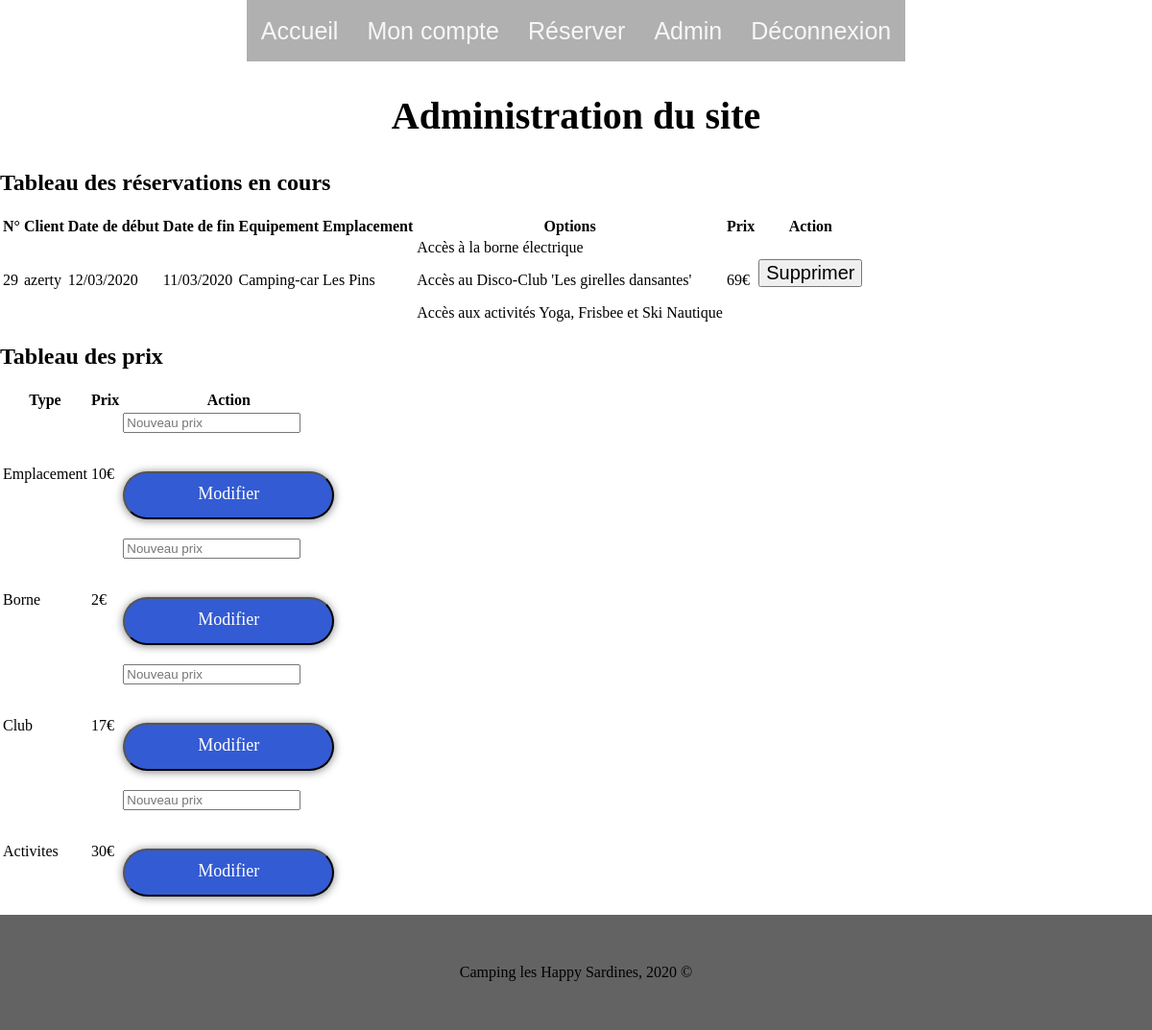
Page /admin.php (signed in) on the committed database.
### tables this page shows
CREATE TABLE IF NOT EXISTS `reservations` (
  `id` int(11) NOT NULL AUTO_INCREMENT,
  `debut` date NOT NULL,
  `fin` date NOT NULL,
  `nb_jours` int(11) NOT NULL,
  `id_utilisateur` int(11) NOT NULL,
  `id_emplacement` int(11) NOT NULL,
  `id_equipement` int(11) NOT NULL,
  `id_borne` int(11) NOT NULL,
  `id_club` int(11) NOT NULL,
  `id_activites` int(11) NOT NULL,
  `prix` int(11) NOT NULL,
  PRIMARY KEY (`id`)
);

CREATE TABLE IF NOT EXISTS `equipements` (
  `id` int(11) NOT NULL AUTO_INCREMENT,
  `nom` varchar(255) NOT NULL,
  `nb_emplacements` int(11) NOT NULL,
  PRIMARY KEY (`id`)
);

CREATE TABLE IF NOT EXISTS `emplacements` (
  `id` int(11) NOT NULL AUTO_INCREMENT,
  `nom` varchar(255) NOT NULL,
  PRIMARY KEY (`id`)
);

CREATE TABLE IF NOT EXISTS `prix` (
  `id` int(11) NOT NULL AUTO_INCREMENT,
  `nom` varchar(255) NOT NULL,
  `prix` int(11) NOT NULL,
  PRIMARY KEY (`id`)
);

### class/user.php (called while the page is built, shortened)
<?php
class user extends bdd{
    private $id = NULL;
    public function isConnected(){
        if ($this->id != null) {
            return true;
        } else {
            return false;
        }
    }
}
?>

### class/bdd.php (called while the page is built, shortened)
<?php
class bdd
{
    protected $connexion = "";
    private $result=[];
    public function connect()
    {
        $connect = mysqli_connect('localhost', 'root', '','camping');
        $this->connexion = $connect;
    }
    public function execute($query)
    {
            $execute=mysqli_query($this->connexion, $query);
            if(is_bool($execute))
            {
                $this->result=$execute;
            }
            else
            {
                $this->result=mysqli_fetch_all($execute);
            }
            return $this->result;
    }
}
?>

### admin.php (the view, shortened to what this page needs)
<?php
require 'class/bdd.php';
require 'class/user.php';
require 'class/reservation.php';
?>
<html>
<head>
        <link rel="stylesheet" href="css/style.css">
</head>
<body>
<?php require 'header.php'?>
<main>
<section>
    <h1> Administration du site </h1>
<?php
$reservations=$_SESSION['bdd']->execute("SELECT * FROM reservations INNER JOIN utilisateurs ON reservations.id_utilisateur = utilisateurs.id WHERE `fin`> CURDATE()");
?>
<h2>Tableau des réservations en cours</h2>
<table>
<thead>
    <tr>
        <th>N°</th>
        <th>Client</th>
        <th>Date de début</th>
        <th>Date de fin</th>
        <th>Equipement</th>
        <th>Emplacement</th>
        <th>Options</th>
        <th>Prix</th>
        <th>Action</th>
    </tr>
</thead>
<tbody>
<?php
for($i=0;$i<count($reservations);$i++)
{
    $id_reservation[$i]=$reservations[$i][0];
    $login_reservation[$i]=$reservations[$i][12];
    $reservation[$i]=new reservation();
    $reservation[$i]->setDate($reservations[$i][1],$reservations[$i][2]);
    $reservation[$i]->setEmplacement($reservations[$i][5]);
    $reservation[$i]->setEquipement($reservations[$i][6]);
    $reservation[$i]->setNbEmplacements();
    $reservation[$i]->setOptions($reservations[$i][7],$reservations[$i][8],$reservations[$i][9]);
    $reservation[$i]->setPrix($reservations[$i][10]);
?>
    <tr>
    <td><?php echo $id_reservation[$i] ?> </td>
    <td><?php echo $login_reservation[$i]; ?> </td>
    <td><?php echo $reservation[$i]->getDateDepart("str"); ?> </td>
    <td><?php echo $reservation[$i]->getDateArrivee("str"); ?> </td>
    <td><?php echo $reservation[$i]->getEquipement("str"); ?> </td>
    <td><?php echo $reservation[$i]->getEmplacement("str"); ?> </td>
    <td><?php echo $reservation[$i]->getBorne("str").$reservation[$i]->getClub("str").$reservation[$i]->getActivites("str") ?> </td>
    <td><?php echo $reservation[$i]->getPrix("str")."€"; ?> </td>
    <td>
    <form method="post" action="admin.php" id="suppression">
    <button type="submit" id="submit" name="resat" value ="<?php echo $id_reservation[$i];?>">Supprimer</button></form>
    </td>
    </tr>
<?php
}
?>
</tbody>
</table>
<h2>Tableau des prix</h2>
<?php
$price=$_SESSION['bdd']->execute("SELECT prix,nom,id FROM prix");
?>
<table>
<thead>
    <tr>
        <th>Type</th>
        <th>Prix</th>
        <th>Action</th>
    </tr>
</thead>
<tbody>
<?php
foreach($price as $price3)
{
?>
    <tr>
    <td><?php echo $price3[1] ; ?> </td>
    <td><?php echo $price3[0].'€'; ?> </td>
    <td>
    <form method="post" action="admin.php" id="modifier">
    <input type="text" placeholder="Nouveau prix" name="<?php echo $price3[2] ;?>" value ="">
    <input type="submit" id="submit" name="price<?php echo $price3[2];?>" value="Modifier"/>
    </form>
    </td>
    </tr>
    <?php
}
    ?>
    </tbody>
    </table>
</section>
</main>
<?php require 'footer.php'?>
</body>
</html>

### header.php (shortened to what this page needs)
<header>
<?php
if($_SESSION['user']->isConnected() != false)
{
?>
<nav>
    <ul>
        <li><a href="index.php">Accueil</a></li>
        <li><a href="profil.php">Mon compte</a></li>
        <li><a href="reservation-form.php">Réserver</a></li>
        <?php
        if(isset($_SESSION['role'])){
        ?>
        <li><a href="admin.php">Admin</a>
            <?php
        }
        ?>
        <li><a href="deconnexion.php">Déconnexion</a></li>
    </ul>
 </nav>
<?php
 }
?>
</header>

### class/reservation.php (shortened to what this page needs)
<?php
class reservation extends user{
    private $date_arrivee=null;
    private $date_depart=null;
    private $emplacement=null;
    private $equipement=null;
    private $borne=null;
    private $club=null;
    private $activites=null;
    private $nb_emplacements=null;
    private $nb_jours=1;
    private $prix=null;
    public function setDate($arrivee,$depart)
    {
        $this->date_arrivee =$arrivee;
        $this->date_depart =$depart;
    }
    public function setEmplacement($emplacement)
    {
        $this->emplacement=$emplacement;
    }
    public function setEquipement($equipement)
    {
        $this->equipement =$equipement;
    }
    public function setOptions($borne,$club,$activites)
    {
        $this->borne =$borne;
        $this->club =$club;
        $this->activites =$activites;
    }
    public function setNbEmplacements()
    {
        $id_equipement=$this->equipement;
        $nb_emplacements=$this->execute("SELECT nb_emplacements FROM EQUIPEMENTS WHERE id=\"$id_equipement\"");
        $this->nb_emplacements=intval($nb_emplacements[0][0]);
    }
    public function setPrix()
    {
        $prix_emplacement=$this->execute("SELECT prix FROM PRIX WHERE nom=\"Emplacement\"");
        $prix_borne=$this->execute("SELECT prix FROM PRIX WHERE nom=\"Borne\"");
        $prix_club=$this->execute("SELECT prix FROM PRIX WHERE nom=\"Club\"");
        $prix_activites=$this->execute("SELECT prix FROM PRIX WHERE nom=\"Activites\"");
        $prix_emplacement=intval($prix_emplacement[0][0]);
        $prix_borne=intval($prix_borne[0][0]);
        $prix_club=intval($prix_club[0][0]);
        $prix_activites=intval($prix_activites[0][0]);
        $prix_jour=($this->nb_emplacements)*$prix_emplacement+$this->borne*$prix_borne+$this->club*$prix_club+$this->activites*$prix_activites;
        $this->prix=$prix_jour*$this->nb_jours;
        return $this->prix;
    }
    public function getDateArrivee($var=null)
    {
        if($var=="str")
        {
            return date("d/m/Y",strtotime($this->date_arrivee));
        }
        else
        {
            return $this->date_arrivee;
        }
    }
    public function getDateDepart($var=null)
    {
        if($var=="str")
        {
            return date("d/m/Y",strtotime($this->date_depart));
        }
        else
        {
            return $this->date_depart;
        }
    }
    public function getEmplacement($var=null)
    {
        if($var=="str")
        {
            $emplacement=$this->execute("SELECT * FROM EMPLACEMENTS WHERE id=$this->emplacement");
            return $emplacement[0][1];
        }
        else
        {
            return $this->emplacement;
        }
    }
    public function getEquipement($var=null)
    {
        if($var=="str")
        {
            $equipement=$this->execute("SELECT * FROM EQUIPEMENTS WHERE id=$this->equipement");
            return $equipement[0][1];
        }
        else
        {
            return $this->equipement;
        }
    }
    public function getBorne($var=null)
    {
        if($var=="str")
        {
            if($this->borne==1) return "<p>Accès à la borne électrique</p>";
        }
        else
        {
            return $this->borne;
        }
    }
    public function getClub($var=null)
    {
        if($var=="str")
        {
            if($this->club==1) return "<p>Accès au Disco-Club 'Les girelles dansantes'</p>";
        }
        else
        {
            return $this->club;
        }
    }
    public function getActivites($var=null)
    {
        if($var=="str")
        {
            if($this->activites==1) return "<p>Accès aux activités Yoga, Frisbee et Ski Nautique</p>";
        }
        else
        {
            return $this->activites;
        }
    }
    public function getPrix($var=null)
    {
        if($var==null)
        {
            return $this->prix;
        }
        else
        {
            return $this->prix;
        }
    }
}
    ?>

### footer.php
<footer>
<p>Camping les Happy Sardines, 2020 ©</p>
</footer>

### css/style.css (style rules this page uses)
html { margin:0; padding: 0; }
body { margin:0; padding:0; }
h1 { display: flex; font-size: 40px; justify-content: center; }
button { font-size: 20px; }
a { color:black; text-decoration: none; }
input[type="submit"] { cursor:pointer; font-family: "Bold"; display: flex; flex-direction: row; justify-content: center; padding-bottom: 4px; margin-top: 40px; box-shadow: 0px 1px 10px grey; background-color: #335BD4; text-decoration: none; width: 220px; height: 50px; text-align:center; transition: all 0.2s ease; color: white; border-radius: 40px; font-size: 18px; }
header { display: flex; flex-direction: row; align-items: center; align-content: center; justify-content: space-evenly; align-items: center; }
header nav { display: flex; height:8vh; align-items: center; background-color: rgba(0, 0, 0, 0.308); }
header ul { display: flex; flex-direction: row; list-style-type: none; padding-inline-start: 0; }
header li { padding: 0 15px; }
header li a { font-size: 25px; color: #faf6f6; text-decoration: none; font-family: 'Quicksand', sans-serif; }
footer { display: flex; background-color: rgba(33,33,33,0.7); background-position: center; background-size: cover; height: 15vh; align-content: center; align-items:center; justify-content: center; }

### rows in the picture
reservations: fin "12/03/2020", debut "11/03/2020", prix "69"
equipements: nom "Camping-car"
emplacements: nom "Les Pins"
prix: nom "Emplacement", prix "10"
prix: nom "Borne", prix "2"
prix: nom "Club", prix "17"
prix: nom "Activites", prix "30"

### other values in the picture
$id_reservation[$i] "29"
$login_reservation[$i] "azerty"
